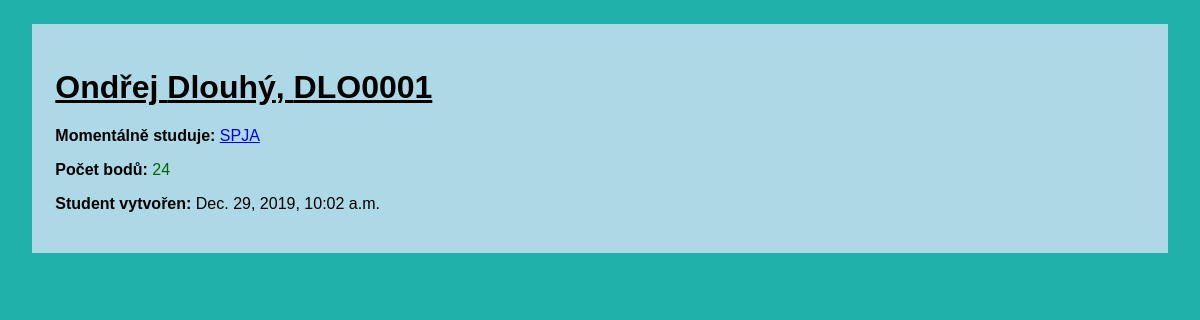
The app's page /student/1, older data.
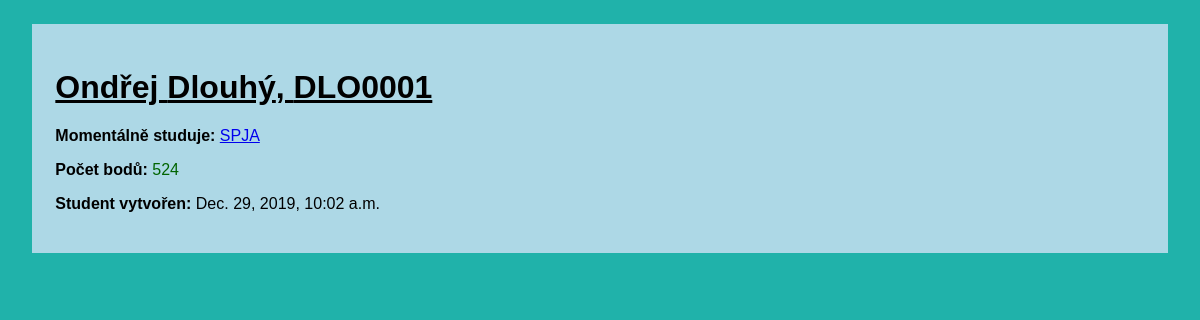
The same page, newer data.
### grading/models.py (models this page shows, shortened)
class Student(models.Model):
    login = models.CharField(max_length=7, unique=True, null=False)
    password = models.CharField(max_length=100, null=False)
    degree = models.CharField(max_length=100, null=True, blank=False)
    name = models.CharField(max_length=25, null=False)
    surname = models.CharField(max_length=700, null=False)
    created_at = models.DateTimeField(auto_now_add=True)
    points = models.IntegerField(null=False)
    subject = models.ForeignKey(Subject, related_name='students', on_delete=models.CASCADE)

class Subject(models.Model):
    subject_code = models.CharField(max_length=20, null=False, unique=True)
    title = models.CharField(max_length=200, null=False)
    description = models.TextField(max_length=2000, null=False)
    min_points = models.IntegerField(null=False)
    created_at = models.DateField(auto_now_add=True)
    teacher = models.ForeignKey(Teacher, related_name='subjects', on_delete=models.SET_NULL, null=True)
    def __str__(self):
        return self.subject_code

### grading/views.py (the view)
# urls.py: path('student/<int:student_id>', views.student, name="student"),
def student(request, student_id):
    return render(request, 'grading/student.html', {'student' : get_object_or_404(Student, id=student_id)})

### grading/templates/grading/student.html (shortened to what this page needs)
<body>
    <div id=main>
        <h1><u>{{ student.name }} {{ student.surname }}, {{student.login}}</u></h1>
        <div>
            <p>
                <strong>Momentálně studuje: </strong>
                <a href="{% url 'grading:subject_details' student.subject.id %}">{{ student.subject }}</a>
            </p>
            {% if student.points >= student.subject.min_points%}
            <p class="done">
                <strong id="strong_text_in_done_notdone">Počet bodů: </strong>
                {{student.points}}</p>
            {% else %}
            <p class="notdone">
                <strong id="strong_text_in_done_notdone">Počet bodů: </strong>
                {{student.points}}</p>
            {% endif %}
            <p>
                <strong>Student vytvořen:</strong>
                {{student.created_at}}
            </p>
        </div>
    </div>
</body>

Row changes from the older to the newer data that the page shows:
changed Student "Ondřej": points "24" → "524"
